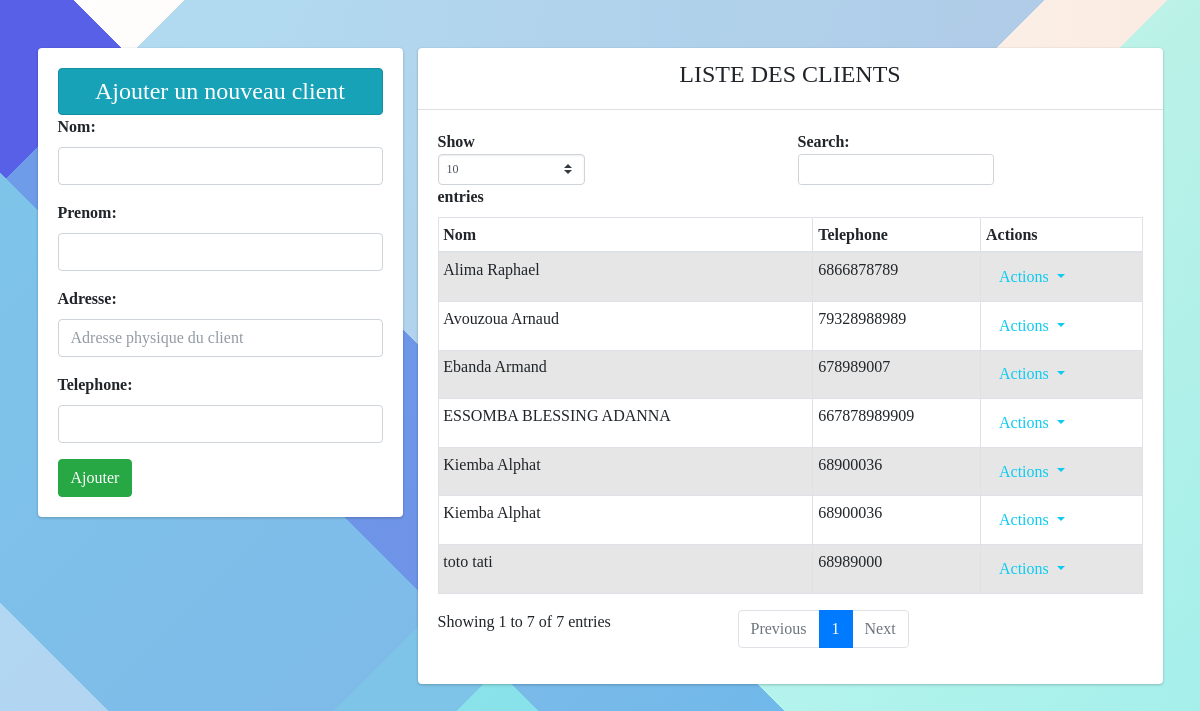
/client/, run on the app's committed database.
### moneysys/models.py (models this page shows, shortened)
class Client(models.Model):
    nom = models.CharField(max_length=70)
    prenom = models.CharField(max_length=70)
    telephone = models.IntegerField(max_length=70)
    adresse = models.CharField(max_length=200)
    dtn=models.DateField(blank=True)
    lieu = models.CharField(max_length=200,blank=True, null=True)
    photo = models.ImageField(null=True, blank=True, upload_to="photos/")
    created_at = models.DateTimeField(auto_now_add=True,blank=True)
    updated_at = models.DateTimeField(auto_now=True,blank=True)
    agence = models.ForeignKey(Agence, null=True, on_delete=models.SET_NULL)
    user = models.ForeignKey(User, null=True, on_delete=models.SET_NULL)

### moneysys/views.py (the view)
# urls.py: path('client/',views.traiter_client, name = "edit"),
def traiter_client(request):
    if request.method == 'POST':
        fm = ClientStore(request.POST)
        if fm.is_valid():
            nom = fm.cleaned_data['nom']
            pren = fm.cleaned_data['prenom']
            tel = fm.cleaned_data['telephone']
            adr = fm.cleaned_data['adresse']
            reg = Client(nom = nom, prenom = pren, telephone =tel , adresse = adr)
            reg.save()
            fm = ClientStore()
    else:
        fm = ClientStore()
    clien = Client.objects.all()
    return render(request, 'Clients/edit.html',{'form':fm, 'cli':clien})

### moneysys/forms.py
class ClientStore(forms.ModelForm):
    class Meta:
        model = Client
        fields = ['nom', 'prenom', 'adresse', 'telephone']
        widgets = {
            'nom': forms.TextInput(attrs={'class': 'form-control'}),
            'prenom': forms.TextInput(attrs={'class': 'form-control'}),
            'telephone': forms.TextInput(attrs={'class': 'form-control'}),
            'adresse': forms.TextInput(attrs={'class': 'form-control','placeholder':'Adresse physique du client'}),
            'dtn': forms.DateField(),
            'lieu': forms.CharField(),
            'photo':forms.ImageField(),
        }

### moneysys/templates/Clients/edit.html (shortened to what this page needs)
{% extends 'Clients/client.html' %}
{% block content %}
<div class="row">
    <div class="col-md-4 col-sm-12">
      <div class="card">
        <div class="card-body">
          <h4 class="text-center alert alert alert-info ">Ajouter un nouveau client </h4>
          <form action="" method="POST">
              {{form.as_p}}
              <input type="submit" class="btn btn-success" value="Ajouter">
          </form>
        </div>
      </div>
    </div>
    <div class="col-md-8 col-sm-12">
        <div class="card">
          <div class="card-header"><h4 class="text-center">LISTE DES CLIENTS</h4></div>
          <div class="card-body">
            <div class="table-responsive">
        {% if cli %}
        <table class="table table-hover table-bordered table-sm table-striped data-table">
            <thead>
              <tr>
                <th scope="col">Nom</th>
                <th scope="col">Telephone</th>
                <th scope="col">Actions</th>
              </tr>
            </thead>
            <tbody>
                {% for st in cli %}
                  <tr>
                    <td><a href="/client/show/{{st.id}}" class="">{{st.nom}} {{st.prenom}}</a></td>
                    <td>{{st.telephone}}</td>
                    <td>
                      <div class="dropdown">
                        <button class="btn link-info dropdown-toggle" type="button" id="dropdownMenuButton" data-toggle="dropdown" aria-haspopup="true" aria-expanded="false">
                          Actions
                        </button>
                      </div>
                    </td>
                  </tr>
                  {% endfor %}
                </tbody>
              </table>
            {% else %}
            <h4 class="text-center alert alert-warning">Pas d'enregistrement</h4>
            {% endif %}
            </div>
          </div>
        </div>
    </div>
</div>
{% endblock content %}

### moneysys/static/assets/css/style.css (style rules this page uses)
.alert { margin-bottom: 0; padding: 0.5rem 1.75rem; }
body { font-family: 'outfit'; }
.table a { color: inherit; text-decoration: none; }
body { height: 100vh; background-image: linear-gradient(135deg, transparent 0%, transparent 9%,rgba(126, 196, 233,0.6) 9%, rgba(126, 181, 233, 0.6) 51%,transparent 51%, transparent 57%,rgba(146, 246, 234,0.6) 57%, rgba(102, 241, 243, 0.6) 100%),linear-gradient(45deg, transparent 0%, transparent 12%,rgb(126, 196, 233) 12%, rgb(126, 196, 233) 33%,rgb(87, 96, 230) 33%, rgb(87, 96, 230) 45%,transparent 45%, transparent 100%),linear-gradient(90deg, rgb(255,255,255),rgb(250, 235, 225)); }

### data on the page
Client: nom "toto", prenom "tati", telephone "68989000"
Client: nom "Alima", prenom "Raphael", telephone "6866878789"
Client: nom "ESSOMBA", prenom "BLESSING ADANNA", telephone "667878989909"
Client: nom "Avouzoua", prenom "Arnaud", telephone "79328988989"
Client: nom "Kiemba", prenom "Alphat", telephone "68900036"
Client: nom "Kiemba", prenom "Alphat", telephone "68900036"
Client: nom "Ebanda", prenom "Armand", telephone "678989007"
